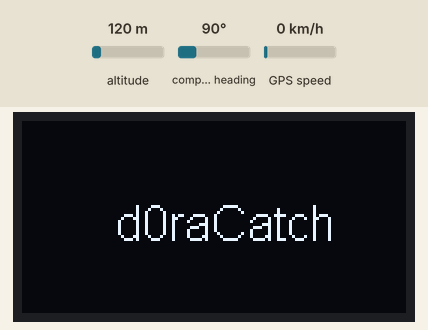
A sketch run on a simulated ESP8266 (NodeMCU). Shown: 128×64 one-colour display. The test bench sets the inputs (shaded band); at power-on: altitude 120 m, compass heading 90°, GPS speed 0 km/h. A WiFi scan finds three made-up networks; storage starts empty; the GPS gets a fix after 3 s at 37.7749, -122.4194 with 8 satellites; what the sketch prints to the serial monitor is not drawn.

Above: at 0.1 s.
At 2.1 s:
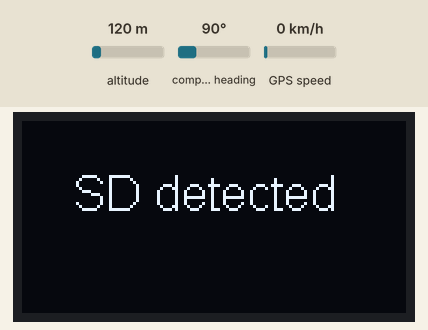
At 2.6 s:
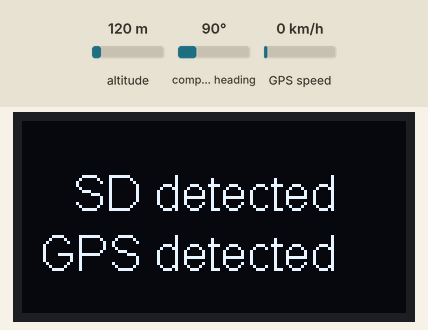
At 3.6 s:
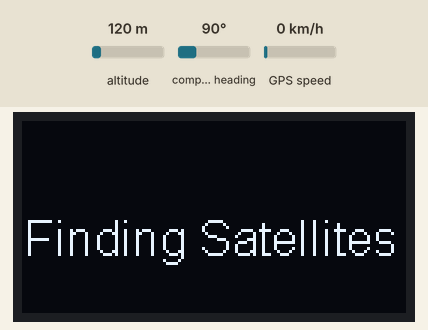

Measured:
- what the display in image 1 shows lasts 0.5 s, from 2.1 s to 2.6 s
- what the display in image 2 shows lasts 1.0 s, from 2.6 s to 3.6 s

The sketch:

WiFiScan.ino
```cpp
/*
 * Display: https://randomnerdtutorials.com/esp8266-0-96-inch-oled-display-with-arduino-ide/
 * GPS: https://diy-project.tistory.com/55
 * SD: https://diyi0t.com/sd-card-arduino-esp8266-esp32/
 * ESP-examples: https://arduino-esp8266.readthedocs.io/en/latest/esp8266wifi/scan-examples.html
 * Library Display: https://github.com/vlast3k/Arduino-libraries/tree/master/SSD1306
 * Reference Github: https://github.com/AlexLynd/ESP8266-Wardriving
 *
 *
 * GPIO 0=D3(connect Tx of GPS) and GPIO 2=D4(Connect Rx of GPS)
 * RX D4
 * TX D3    ---->GPS
 * VCC 5V
 * GND GND
 *
 * GND GND
 * VCC 3.3V ----> DISPLAY
 * SCK D1
 * SDA D2
 *
 * GND GND
 * VCC 5V
 * MISO D6  ----> SD
 * MOSI D7
 * SCK D5
 * CS D8
*/
#include <ESP8266WiFi.h>
#include <SD.h>
#include <SPI.h>
#include <TinyGPSPlus.h>
#include <SoftwareSerial.h>
#include "SSD1306Wire.h"
#include <string.h>

#define LOG_RATE 500

String latitude = "";
String longitude = "";
const uint32_t GPSBaud = 9600;
// Oggetto per gestire le informazioni GPS
TinyGPSPlus gps ;
static const int RXPin = 2, TXPin = 0;
//SoftwareSerial ss(RXPin, TXPin); // the serial interface to the GPS device
SoftwareSerial ss(RXPin, TXPin); // the serial interface to the GPS device

String filename = "";
int networks = 0;

//counter total wifi found
int counter = 0;

#define LOG_RATE 500
char currentTime[5];

SSD1306Wire display(0x3c, SDA, SCL);
#define SD_CS D8

void setup(){
  Serial.begin(115200);
  ss.begin(GPSBaud);
  display.init();
  display.flipScreenVertically();
  display.setFont(ArialMT_Plain_16);
  display.setTextAlignment(TEXT_ALIGN_RIGHT);
  WiFi.mode(WIFI_STA);
  WiFi.disconnect();
  display.drawString(105, 25, "d0raCatch");
  display.display();
  delay(2000);
  display.clear();

  Serial.println("Checking SD...");
  if (!SD.begin(SD_CS)) {
    Serial.println("Initialization SD failed!");
    display.drawString(105, 15, "SD problem");
    display.display();
    delay(500);
    display.clear();
    while (!SD.begin(SD_CS));
  }
  Serial.println("Initialization SD done.");
  display.drawString(105, 15, "SD detected");
  display.display();
  initializeSD();
  delay(500);

  Serial.println("Checking GPS...");
  if (ss.available() > 0) {
    display.drawString(105, 35, "GPS detected");
  }
  else {
    display.drawString(105, 35, "GPS problem");
  }
  display.display();
  delay(1000);
  display.clear();
  while (!gps.location.isValid()) {
    Serial.println("Finding Satellites");
    Serial.println(gps.location.lat());
    Serial.println(gps.location.lng());
    Serial.println();
    display.drawString(125, 30, "Finding Satellites");
    display.display();
    delay(0);
    smartDelay(500);
  }
  display.clear();
}

void lookForNetworks(double lat, double lng){
  display.flipScreenVertically();
  display.setFont(ArialMT_Plain_16);
  display.setTextAlignment(TEXT_ALIGN_RIGHT);
  String dataString = "";
  String ssid;
  int32_t rssi;
  uint8_t encryptionType;
  uint8_t* bssid;
  int32_t channel;
  bool hidden;

  Serial.println(F("Starting WiFi scan..."));

  int n = WiFi.scanNetworks();
  counter += n;
  if (n == 0) {
    Serial.println(F("No networks found"));
    display.setFont(ArialMT_Plain_16);
    display.drawString(110, 30, "No networks");
    display.display();
  }
  else {
    display.clear();
    Serial.printf(PSTR("%d networks found:\n"), n);
    display.drawString(102, 13, "d0raCatch");
    display.setFont(ArialMT_Plain_10);
    display.drawString(46, 29, "Latitude: ");
    display.drawString(56, 39, "Longitude: ");
    display.drawString(56, 50, "Wifi found: ");
    display.drawString(120, 50, String(counter));
    File file = SD.open(filename, FILE_WRITE);
    for (int8_t i = 0; i < n; i++) {
      WiFi.getNetworkInfo(i, ssid, encryptionType, rssi, bssid, channel, hidden);
      Serial.printf(PSTR("  %02d: [CH %02d] [%02X:%02X:%02X:%02X:%02X:%02X] %ddBm %c %c %s\n"), i, channel, bssid[0], bssid[1], bssid[2], bssid[3], bssid[4], bssid[5], rssi, (encryptionType == ENC_TYPE_NONE) ? ' ' : '*', hidden ? 'H' : 'V', ssid.c_str());
      file.print('['+WiFi.BSSIDstr(i)+']');
      file.print(',');
      file.print(WiFi.SSID(i));
      file.print(',');
      file.print(getEncryption(i,""));
      file.print(',');
      file.print(WiFi.channel(i));
      file.print(',');
      file.print(WiFi.RSSI(i));
      file.print(',');
      file.print(String(lat, 6));
      file.print(',');
      file.println(String(lng, 6));
    }
    file.close();
    display.drawString(120, 29, String(lat, 6));
    display.drawString(120, 39, String(lng, 6));
    Serial.print("Position: ");
    Serial.print(lat, 6);
    Serial.print(" ");
    Serial.print(lng, 6);
    Serial.println();
    display.display();
  }
}

void loop(){
  if (gps.location.isValid()) {
    lookForNetworks(gps.location.lat(), gps.location.lng());
  }
  smartDelay(LOG_RATE);
  if (millis() > 5000 && gps.charsProcessed() < 10)
    Serial.println("No GPS data received: check wiring");
}

static void smartDelay(unsigned long ms) {
  unsigned long start = millis();
  do {
    while (ss.available())
      gps.encode(ss.read());
  } while (millis() - start < ms);
}

void initializeSD() { // create new CSV file and add WiGLE headers
  int i = 0;
  filename = "wifi0.csv";
  while (SD.exists(filename)) {
    i++;
    filename = "wifi" + String(i) + ".csv";
  }
  File file = SD.open(filename, FILE_WRITE);
  if (file) {
    file.println("MAC,SSID,AuthMode,Channel,RSSI,Latitude,Longitude,Password");

  }
  file.close();
}

String getEncryption(uint8_t network, String src) { // return encryption for WiGLE or print
  byte encryption = WiFi.encryptionType(network);
  switch (encryption) {
    case 2:
      if (src=="screen") { return "WPA"; }
      return "[WPA-PSK-CCMP+TKIP][ESS]";
    case 5:
      if (src=="screen") { return "WEP"; }
      return "[WEP][ESS]";
    case 4:
      if (src=="screen") { return "WPA2"; }
      return "[WPA2-PSK-CCMP+TKIP][ESS]";
    case 7:
      if (src=="screen") { return "NONE" ; }
      return "[ESS]";
    case 8:
      if (src=="screen") { return "AUTO"; }
      return "[WPA-PSK-CCMP+TKIP][WPA2-PSK-CCMP+TKIP][ESS]";
  }
}
```
